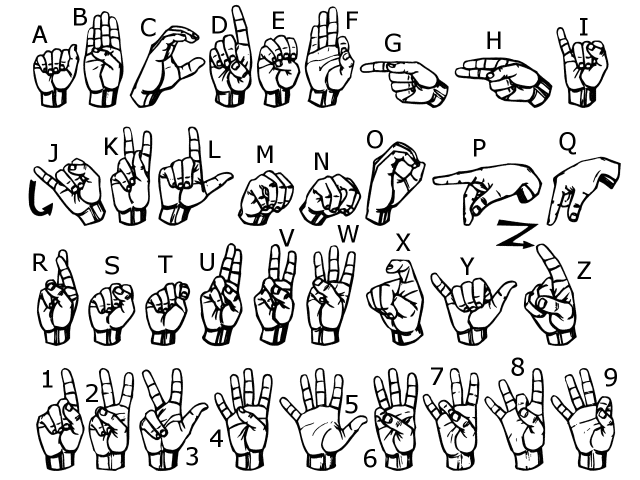
#> input picture signs.png, 1280 x 960 px, given in place of the camera (shown at 1/2 size)
$ python White_hand2.py
#> lines starting #> are read from the running program, lines starting #| are printed output that depends on the picture
import cv2
import mouse
import numpy as np
import math
#import wx

'''try:
    del app;
except:
    pass;'''

#function to reduce flickering
def isPointClose(x1,y1,x2,y2,scale):
    d=math.sqrt((x1-x2)**2+(y1-y2)**2);
    if d<=scale:     #length<=scale?
        return True;
    else :
        return False;

#if __name__ == "__main__":
cap=cv2.VideoCapture(0);#'http://192.168.0.101:4747/mjpegfeed');
bg=cv2.flip(cap.read()[1],1);
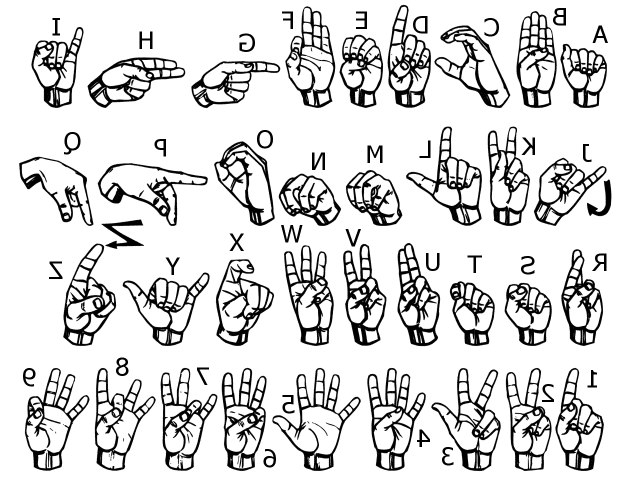
#> bg: shape (960, 1280, 3) (shown at 1/2 size); min 0, max 255, mean 217.7
w=np.shape(bg)[1];
#> w = 1280
h=np.shape(bg)[0];
#> h = 960
bg=bg[1:h-199,250:w].copy();
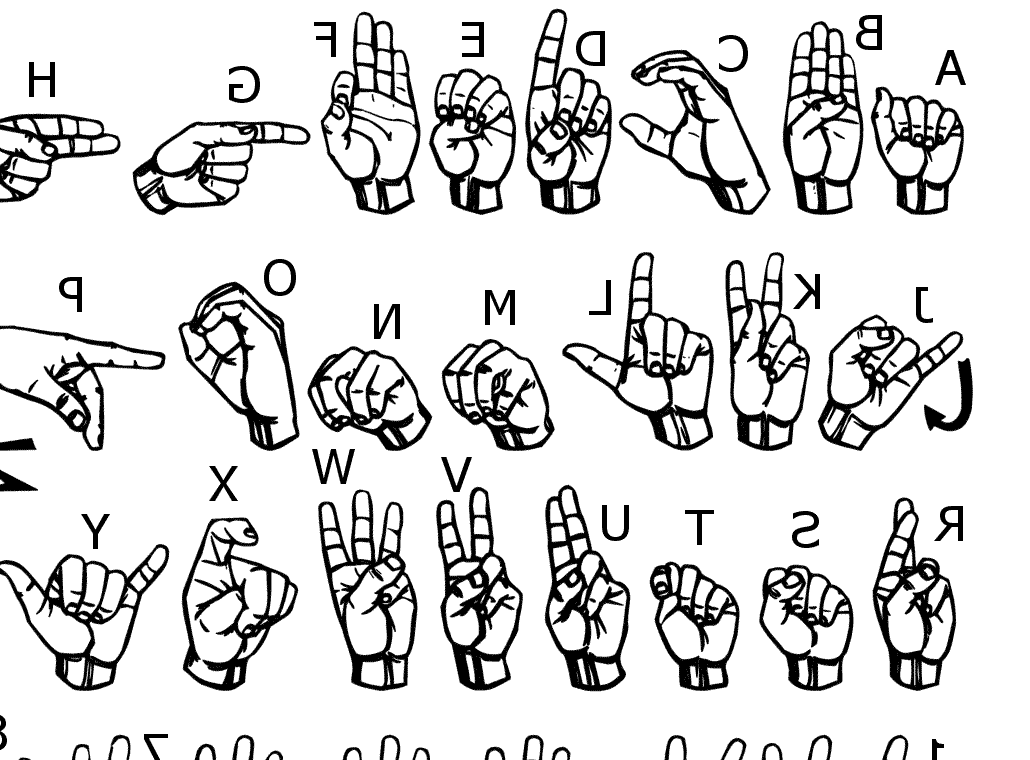
#> bg: shape (760, 1030, 3); min 0, max 255, mean 217.7
#app=wx.App(False);
#(sx,sy)=wx.GetDisplaySize();
########################

#font = cv2.FONT_HERSHEY_SIMPLEX;
#low_range=np.array([123,112,4]);      #hand color thresholds
#high_range=np.array( [250,180,124]);

########################

mouseOn=0;
while True:
    frame=cv2.flip(cap.read()[1],1);


    roi=frame[1:h-199,250:w].copy();
    temp_roi=roi.copy();

    fmask=cv2.absdiff(bg,roi,0);
#> fmask: shape (760, 1030, 3); every value is 0
    fmask=cv2.cvtColor(fmask,cv2.COLOR_BGR2GRAY);
#> fmask: shape (760, 1030); every value is 0
    fmask=cv2.threshold(fmask,10,255,0)[1];
     ####### Morphological Processing #########
    fmask=cv2.erode(fmask,cv2.getStructuringElement(cv2.MORPH_ERODE,(2,2)),iterations=2);
    mask1=cv2.morphologyEx(fmask,cv2.MORPH_CLOSE,\
                           cv2.getStructuringElement(cv2.MORPH_ELLIPSE,(4,4)));
    mask1=cv2.erode(mask1,cv2.getStructuringElement(cv2.MORPH_ERODE,(2,2)),iterations=2);
    cv2.imshow('mask1',mask1);
    fg_frame=cv2.bitwise_and(roi,roi,mask=mask1);
    cv2.imshow('fg_frame',fg_frame);

    gr_frame=cv2.cvtColor(fg_frame,cv2.COLOR_BGR2GRAY);
    gr_frame=cv2.blur(gr_frame,(10,10));
    bw_frame=cv2.threshold(gr_frame,50,255,0)[1];

    ############ Tracking the hand contour ################

    con=cv2.findContours(bw_frame,cv2.RETR_EXTERNAL,cv2.CHAIN_APPROX_SIMPLE)[0];
#> con = []
    try:
        my_con=max(con,key=cv2.contourArea);
    except:
        my_con=np.array([[[1,0],[1,2],[2,3]]],dtype=np.int32);
        #pass;
    try:
        if cv2.contourArea(my_con)>90:

            hull=cv2.convexHull(my_con,True);

            leftmost = tuple(hull[hull[:,:,0].argmin()][0])
            rightmost = tuple(my_con[my_con[:,:,0].argmax()][0])
            topmost = tuple(hull[hull[:,:,1].argmin()][0])
            bottommost = tuple(my_con[my_con[:,:,1].argmax()][0])


            temp=bottommost[0]+30 #getting the bottom middle of the hand
            cv2.line(roi,topmost,(topmost[0],h-280),(0,242,225),2);
            cv2.line(roi,leftmost,(topmost[0],bottommost[1]-80),(0,242,225),2);

            cv2.circle(roi,topmost,5,(255,0,0),-1);
            cv2.circle(roi,leftmost,5,(0,120,255),-1);
            cv2.circle(roi,(temp,bottommost[1]),5,(230,0,255),-1);
            ###################### angle calculate #####################
            x1=topmost[0];y1=topmost[1];
            x2=bottommost[0]+20;y2=bottommost[1];
            x3=leftmost[0];y3=leftmost[1];
            m1=(y2-y1)/(x2-x1)
            m2=(y3-y2)/(x3-x2)
            tan8=math.fabs((m2-m1)/(1+m1*m2));
            angle=math.atan(tan8)*180/math.pi;
            ############################################################


            #angle = math.atan2(y2 - y1, x2 - x1) * 180.0 / math.pi;
            length=math.sqrt(math.pow((y2-y1),2)+math.pow((x2-x1),2))
            #print(angle);

            if length<50:
                continue

            ################### get original pixel location #############

            '''  x=sx-((topmost[0]-50)*sx/(w-340));
            y=(topmost[1]*sy/(h-281));
            mouse.move(sx-x,y,absolute=True, duration=.1);

       '''

            '''     cv2.putText(roi,str('%d,%d'%(sx-x,y)),topmost, cv2.FONT_HERSHEY_SIMPLEX, .5,(255,255,255),1,cv2.LINE_AA)
            #################### Clicking the mouse ########################
            if angle<15:
                mouse.click(button='left');    # uncomment to activate the left click
                print('left clicked');
                pass
            else:
                pass'''

    except:
        pass;
    frame[1:h-199,250:w]=roi;
    cv2.rectangle(frame,(250,1),(w-1,h-200),(0,255,0),2);
    cv2.rectangle(frame,(300,1),(w-40,h-280),(255,0,0),2);
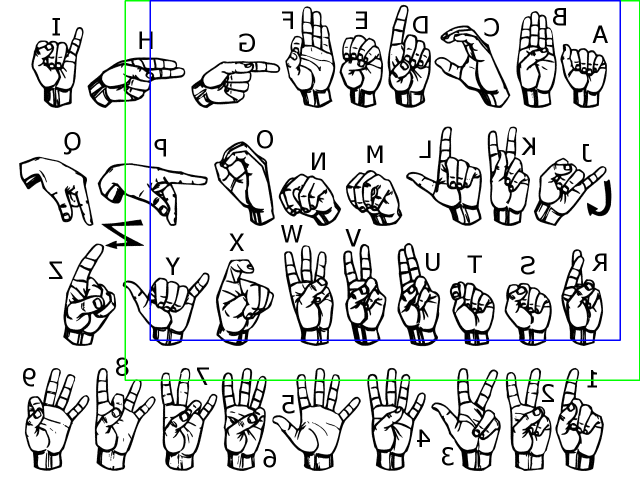
#> frame: shape (960, 1280, 3) (shown at 1/2 size); mean B, G, R 216.5, 216, 214.5
    cv2.imshow('frame',frame);
    if cv2.waitKey(2)==ord('r'):
#> (key Esc is pressed here)
        print('Background reset')
        bg=temp_roi;
    elif cv2.waitKey(2)==27:
#> (key Esc is pressed here)
        break;
#%%############# Releasing the resources ##############
cv2.destroyAllWindows();
cap.release();
